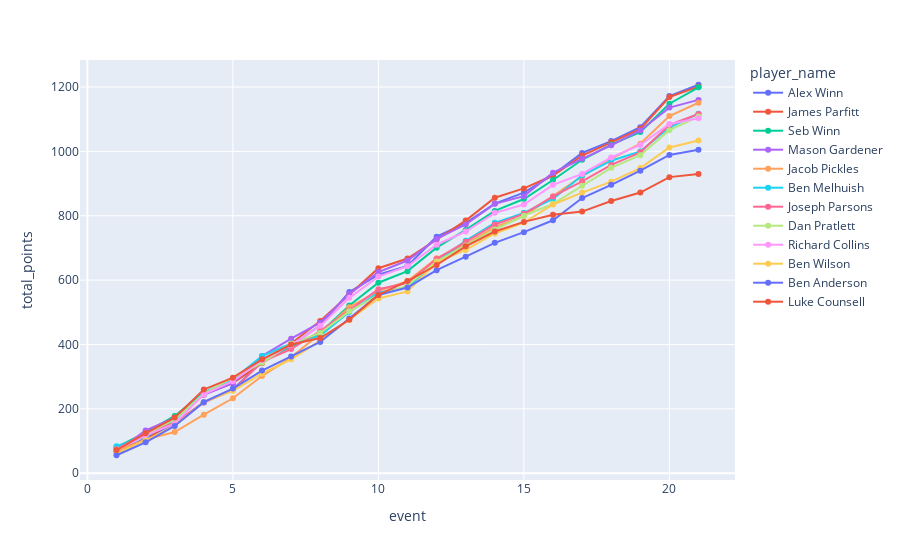

Notebook code cell kept with this figure:
### Code cell
fig = px.line(
    all_managers_all_gws_df,
    x="event",
    y="total_points",
    color="player_name",
    markers=True,
)
fig.show()

### Figure 1 — Plotly figure (JSON) as saved in the notebook; plotly's stock layout.template omitted (floating-point values rounded to 4 significant figures)
{"data": [{"hovertemplate": "player_name=Alex Winn<br>event=%{x}<br>total_points=%{y}<extra></extra>", "legendgroup": "Alex Winn", "line": {"color": "#636efa", "dash": "solid"}, "marker": {"symbol": "circle"}, "mode": "lines+markers", "name": "Alex Winn", "orientation": "v", "showlegend": true, "type": "scatter", "x": [1, 2, 3, 4, 5, 6, 7, 8, 9, 10, 11, 12, 13, 14, 15, 16, 17, 18, 19, 20, 21], "xaxis": "x", "y": [67, 108, 154, 221, 261, 346, 397, 459, 563, 617, 644, 735, 777, 838, 872, 927, 995, 1032, 1075, 1172, 1207], "yaxis": "y"}, {"hovertemplate": "player_name=James Parfitt<br>event=%{x}<br>total_points=%{y}<extra></extra>", "legendgroup": "James Parfitt", "line": {"color": "#EF553B", "dash": "solid"}, "marker": {"symbol": "circle"}, "mode": "lines+markers", "name": "James Parfitt", "orientation": "v", "showlegend": true, "type": "scatter", "x": [1, 2, 3, 4, 5, 6, 7, 8, 9, 10, 11, 12, 13, 14, 15, 16, 17, 18, 19, 20, 21], "xaxis": "x", "y": [74, 101, 172, 245, 280, 342, 403, 473, 556, 637, 667, 726, 785, 856, 885, 925, 987, 1028, 1070, 1169, 1201], "yaxis": "y"}, {"hovertemplate": "player_name=Seb Winn<br>event=%{x}<br>total_points=%{y}<extra></extra>", "legendgroup": "Seb Winn", "line": {"color": "#00cc96", "dash": "solid"}, "marker": {"symbol": "circle"}, "mode": "lines+markers", "name": "Seb Winn", "orientation": "v", "showlegend": true, "type": "scatter", "x": [1, 2, 3, 4, 5, 6, 7, 8, 9, 10, 11, 12, 13, 14, 15, 16, 17, 18, 19, 20, 21], "xaxis": "x", "y": [81, 126, 178, 251, 286, 353, 393, 437, 521, 592, 628, 701, 756, 815, 852, 911, 974, 1021, 1060, 1148, 1199], "yaxis": "y"}, {"hovertemplate": "player_name=Mason Gardener<br>event=%{x}<br>total_points=%{y}<extra></extra>", "legendgroup": "Mason Gardener", "line": {"color": "#ab63fa", "dash": "solid"}, "marker": {"symbol": "circle"}, "mode": "lines+markers", "name": "Mason Gardener", "orientation": "v", "showlegend": true, "type": "scatter", "x": [1, 2, 3, 4, 5, 6, 7, 8, 9, 10, 11, 12, 13, 14, 15, 16, 17, 18, 19, 20, 21], "xaxis": "x", "y": [67, 133, 172, 244, 280, 364, 418, 468, 557, 625, 661, 728, 773, 837, 861, 934, 977, 1019, 1065, 1136, 1160], "yaxis": "y"}, {"hovertemplate": "player_name=Jacob Pickles<br>event=%{x}<br>total_points=%{y}<extra></extra>", "legendgroup": "Jacob Pickles", "line": {"color": "#FFA15A", "dash": "solid"}, "marker": {"symbol": "circle"}, "mode": "lines+markers", "name": "Jacob Pickles", "orientation": "v", "showlegend": true, "type": "scatter", "x": [1, 2, 3, 4, 5, 6, 7, 8, 9, 10, 11, 12, 13, 14, 15, 16, 17, 18, 19, 20, 21], "xaxis": "x", "y": [68, 105, 128, 182, 233, 302, 360, 434, 516, 566, 597, 668, 711, 765, 799, 860, 923, 977, 1024, 1110, 1151], "yaxis": "y"}, {"hovertemplate": "player_name=Ben Melhuish<br>event=%{x}<br>total_points=%{y}<extra></extra>", "legendgroup": "Ben Melhuish", "line": {"color": "#19d3f3", "dash": "solid"}, "marker": {"symbol": "circle"}, "mode": "lines+markers", "name": "Ben Melhuish", "orientation": "v", "showlegend": true, "type": "scatter", "x": [1, 2, 3, 4, 5, 6, 7, 8, 9, 10, 11, 12, 13, 14, 15, 16, 17, 18, 19, 20, 21], "xaxis": "x", "y": [84, 115, 165, 251, 291, 364, 403, 428, 501, 561, 578, 657, 722, 778, 809, 852, 925, 971, 1000, 1074, 1117], "yaxis": "y"}, {"hovertemplate": "player_name=Joseph Parsons<br>event=%{x}<br>total_points=%{y}<extra></extra>", "legendgroup": "Joseph Parsons", "line": {"color": "#FF6692", "dash": "solid"}, "marker": {"symbol": "circle"}, "mode": "lines+markers", "name": "Joseph Parsons", "orientation": "v", "showlegend": true, "type": "scatter", "x": [1, 2, 3, 4, 5, 6, 7, 8, 9, 10, 11, 12, 13, 14, 15, 16, 17, 18, 19, 20, 21], "xaxis": "x", "y": [75, 124, 157, 220, 258, 346, 386, 442, 506, 572, 591, 666, 719, 773, 806, 860, 907, 958, 997, 1082, 1116], "yaxis": "y"}, {"hovertemplate": "player_name=Dan Pratlett<br>event=%{x}<br>total_points=%{y}<extra></extra>", "legendgroup": "Dan Pratlett", "line": {"color": "#B6E880", "dash": "solid"}, "marker": {"symbol": "circle"}, "mode": "lines+markers", "name": "Dan Pratlett", "orientation": "v", "showlegend": true, "type": "scatter", "x": [1, 2, 3, 4, 5, 6, 7, 8, 9, 10, 11, 12, 13, 14, 15, 16, 17, 18, 19, 20, 21], "xaxis": "x", "y": [72, 121, 167, 247, 297, 343, 403, 436, 503, 554, 583, 658, 708, 757, 800, 837, 893, 949, 988, 1066, 1108], "yaxis": "y"}, {"hovertemplate": "player_name=Richard Collins<br>event=%{x}<br>total_points=%{y}<extra></extra>", "legendgroup": "Richard Collins", "line": {"color": "#FF97FF", "dash": "solid"}, "marker": {"symbol": "circle"}, "mode": "lines+markers", "name": "Richard Collins", "orientation": "v", "showlegend": true, "type": "scatter", "x": [1, 2, 3, 4, 5, 6, 7, 8, 9, 10, 11, 12, 13, 14, 15, 16, 17, 18, 19, 20, 21], "xaxis": "x", "y": [73, 118, 154, 245, 286, 352, 398, 458, 545, 611, 643, 710, 751, 809, 835, 896, 930, 981, 1020, 1085, 1103], "yaxis": "y"}, {"hovertemplate": "player_name=Ben Wilson<br>event=%{x}<br>total_points=%{y}<extra></extra>", "legendgroup": "Ben Wilson", "line": {"color": "#FECB52", "dash": "solid"}, "marker": {"symbol": "circle"}, "mode": "lines+markers", "name": "Ben Wilson", "orientation": "v", "showlegend": true, "type": "scatter", "x": [1, 2, 3, 4, 5, 6, 7, 8, 9, 10, 11, 12, 13, 14, 15, 16, 17, 18, 19, 20, 21], "xaxis": "x", "y": [62, 102, 148, 221, 256, 310, 354, 412, 477, 543, 565, 655, 694, 745, 779, 835, 872, 906, 948, 1012, 1034], "yaxis": "y"}, {"hovertemplate": "player_name=Ben Anderson<br>event=%{x}<br>total_points=%{y}<extra></extra>", "legendgroup": "Ben Anderson", "line": {"color": "#636efa", "dash": "solid"}, "marker": {"symbol": "circle"}, "mode": "lines+markers", "name": "Ben Anderson", "orientation": "v", "showlegend": true, "type": "scatter", "x": [1, 2, 3, 4, 5, 6, 7, 8, 9, 10, 11, 12, 13, 14, 15, 16, 17, 18, 19, 20, 21], "xaxis": "x", "y": [56, 96, 147, 221, 263, 319, 363, 408, 481, 554, 577, 631, 673, 716, 749, 786, 855, 896, 940, 989, 1005], "yaxis": "y"}, {"hovertemplate": "player_name=Luke Counsell<br>event=%{x}<br>total_points=%{y}<extra></extra>", "legendgroup": "Luke Counsell", "line": {"color": "#EF553B", "dash": "solid"}, "marker": {"symbol": "circle"}, "mode": "lines+markers", "name": "Luke Counsell", "orientation": "v", "showlegend": true, "type": "scatter", "x": [1, 2, 3, 4, 5, 6, 7, 8, 9, 10, 11, 12, 13, 14, 15, 16, 17, 18, 19, 20, 21], "xaxis": "x", "y": [72, 124, 173, 260, 297, 354, 400, 420, 477, 554, 597, 647, 705, 751, 781, 803, 813, 846, 872, 920, 930], "yaxis": "y"}], "layout": {"legend": {"title": {"text": "player_name"}, "tracegroupgap": 0}, "margin": {"t": 60}, "xaxis": {"anchor": "y", "domain": [0, 1], "title": {"text": "event"}}, "yaxis": {"anchor": "x", "domain": [0, 1], "title": {"text": "total_points"}}}}
